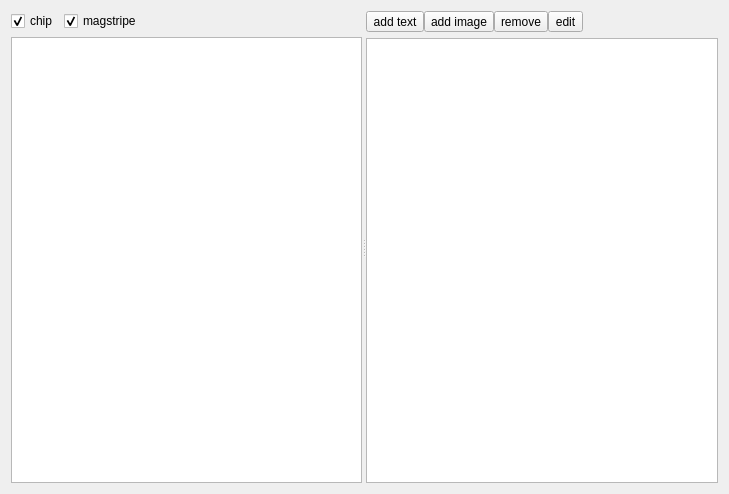
<?xml version="1.0" encoding="UTF-8"?>
<ui version="4.0">
 <class>Window</class>
 <widget class="QWidget" name="Window">
  <property name="geometry">
   <rect>
    <x>0</x>
    <y>0</y>
    <width>729</width>
    <height>494</height>
   </rect>
  </property>
  <property name="windowTitle">
   <string>Card Preview</string>
  </property>
  <layout class="QVBoxLayout" name="verticalLayout_3">
   <item>
    <widget class="QSplitter" name="splitter">
     <property name="orientation">
      <enum>Qt::Horizontal</enum>
     </property>
     <widget class="QWidget" name="layoutWidget">
      <layout class="QVBoxLayout" name="verticalLayout_2">
       <item>
        <layout class="QHBoxLayout" name="horizontalLayout_2">
         <item>
          <widget class="QCheckBox" name="cb_chip">
           <property name="text">
            <string>chip</string>
           </property>
           <property name="checked">
            <bool>true</bool>
           </property>
          </widget>
         </item>
         <item>
          <widget class="QCheckBox" name="cb_magstripe">
           <property name="text">
            <string>magstripe</string>
           </property>
           <property name="checked">
            <bool>true</bool>
           </property>
          </widget>
         </item>
         <item>
          <spacer name="horizontalSpacer_2">
           <property name="orientation">
            <enum>Qt::Horizontal</enum>
           </property>
           <property name="sizeHint" stdset="0">
            <size>
             <width>40</width>
             <height>20</height>
            </size>
           </property>
          </spacer>
         </item>
        </layout>
       </item>
       <item>
        <widget class="QGraphicsView" name="graphicsView"/>
       </item>
      </layout>
     </widget>
     <widget class="QWidget" name="layoutWidget">
      <layout class="QVBoxLayout" name="verticalLayout">
       <item>
        <layout class="QHBoxLayout" name="horizontalLayout">
         <property name="spacing">
          <number>0</number>
         </property>
         <item>
          <widget class="QToolButton" name="tb_add_text">
           <property name="text">
            <string>add text</string>
           </property>
          </widget>
         </item>
         <item>
          <widget class="QToolButton" name="tb_add_image">
           <property name="text">
            <string>add image</string>
           </property>
          </widget>
         </item>
         <item>
          <widget class="QToolButton" name="tb_rem">
           <property name="text">
            <string>remove</string>
           </property>
          </widget>
         </item>
         <item>
          <widget class="QToolButton" name="tb_edit">
           <property name="text">
            <string>edit</string>
           </property>
          </widget>
         </item>
         <item>
          <spacer name="horizontalSpacer">
           <property name="orientation">
            <enum>Qt::Horizontal</enum>
           </property>
           <property name="sizeHint" stdset="0">
            <size>
             <width>40</width>
             <height>20</height>
            </size>
           </property>
          </spacer>
         </item>
        </layout>
       </item>
       <item>
        <widget class="QTableView" name="table">
         <property name="selectionMode">
          <enum>QAbstractItemView::SingleSelection</enum>
         </property>
         <property name="selectionBehavior">
          <enum>QAbstractItemView::SelectRows</enum>
         </property>
        </widget>
       </item>
      </layout>
     </widget>
    </widget>
   </item>
  </layout>
 </widget>
 <resources/>
 <connections/>
</ui>
